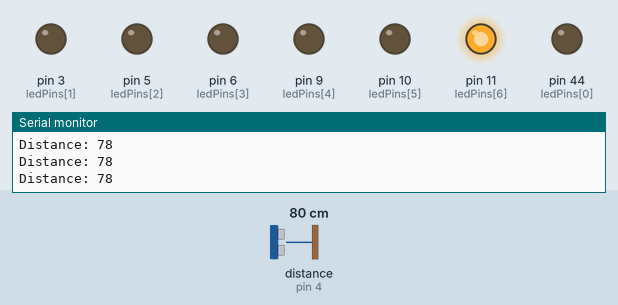
Recording of a sketch running on a simulated Arduino Mega 2560, built with avr-gcc and run on an emulated ATmega2560. Shown: output pins drawn as LEDs (lit = HIGH), the last lines printed to the serial monitor. Wiring (inferred from the names in the program): ultrasonic range finder: trigger pin 2; echo pin 4. Dashed ring = blinking. The test bench sets the inputs (shaded band); at power-on: distance to the obstacle (sensor on pin 4) 80 cm. The echo pulse lasts 58.3 µs per cm; pins used as bus, display or sensor lines are not drawn.

Above: at 1.2 s.
1.3 s: distance to the obstacle (sensor on pin 4) set to 9 cm
At 1.48 s:
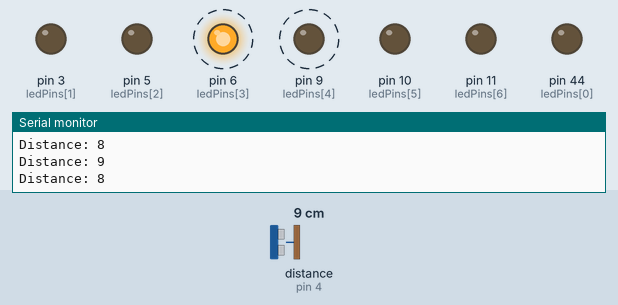
4.3 s: distance to the obstacle (sensor on pin 4) set to 2 cm
At 5.3 s:
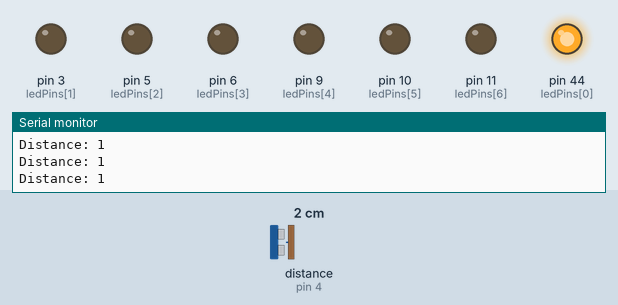
5.8 s: distance to the obstacle (sensor on pin 4) set to 6 cm
At 6.4 s:
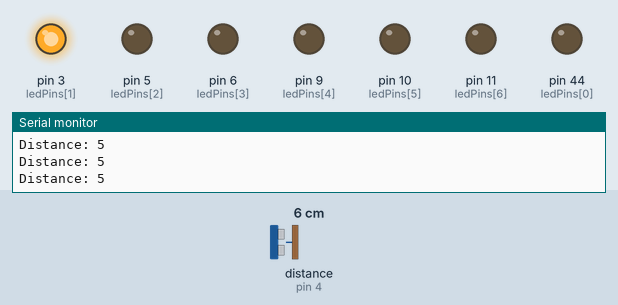
7.3 s: distance to the obstacle (sensor on pin 4) set to 4 cm
At 7.6 s:
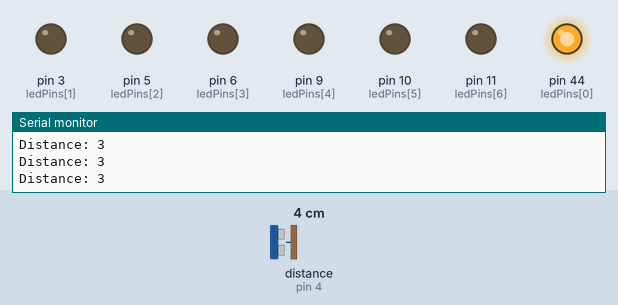
Timing chart, 0 to 10.3 s (numbered marks = the images above; inputs shaded):
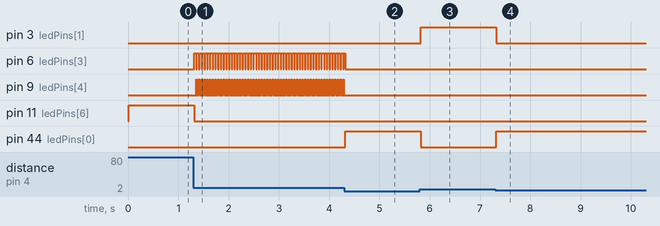

Measured:
- the behaviour switches between 4 and 5 cm on distance to the obstacle (sensor on pin 4) (found by bisection; images 2 and 3)
- after the input at 1.3 s, pin 6 (ledPins[3]): alternates HIGH for 0.04 s and LOW for 0.01 s, starting at once; pin 9 (ledPins[4]): alternates HIGH for 0.01 s and LOW for 0.04 s, starting after 0.06 s; pin 11 (ledPins[6]): HIGH → LOW at once
- after the input at 4.3 s, pin 6 (ledPins[3]): goes on until 4.3 s, then stays LOW; pin 9 (ledPins[4]): stops changing and stays LOW; pin 44 (ledPins[0]): LOW → HIGH at once
- after the input at 5.8 s, pin 3 (ledPins[1]): LOW → HIGH at once; pin 44 (ledPins[0]): HIGH → LOW at once
- after the input at 7.3 s, pin 3 (ledPins[1]): HIGH → LOW at once; pin 44 (ledPins[0]): LOW → HIGH at once

The sketch:

ancestorworship.ino
```cpp
const int ledPins[] = {44, 3, 5, 6, 9, 10, 11}; // LEDs from closest to farthest
const int numLeds = sizeof(ledPins) / sizeof(ledPins[0]); // Number of LEDs

// Define the ultrasonic sensor pins
const int trigPin = 2;  // Pin used to trigger the distance measurement
const int echoPin = 4;  // Pin used to receive the echo signal

unsigned long previousMillis = 0; // Stores last time the ultrasonic was triggered
const long interval = 10;         // Interval at which to trigger the ultrasonic sensor (milliseconds)
int lastLedIndex = -1;            // Stores the last LED index that was lit

void setup() {
  Serial.begin(9600);
  pinMode(trigPin, OUTPUT);
  pinMode(echoPin, INPUT);
  // Initialize all LED pins as outputs
  for (int i = 0; i < numLeds; i++) {
    pinMode(ledPins[i], OUTPUT);
    analogWrite(ledPins[i], 0); // Initialize all LEDs to off using PWM
  }
}

void loop() {
  unsigned long currentMillis = millis();

  if (currentMillis - previousMillis >= interval) {
    previousMillis = currentMillis;
    int distance = measureDistance();
    controlLEDs(distance);
  }
}

int measureDistance() {
  digitalWrite(trigPin, LOW);
  delayMicroseconds(2);
  digitalWrite(trigPin, HIGH);
  delayMicroseconds(10);
  digitalWrite(trigPin, LOW);

  long duration = pulseIn(echoPin, HIGH);
  int distance = duration * 0.034 / 2; // Convert time to distance
  Serial.print("Distance: ");
  Serial.println(distance);
  return distance;
}

void controlLEDs(int distance) {
  // Calculate the new LED index based on the distance
  int newLedIndex;
  if (distance < 2) {
    newLedIndex = 0; // Closest LED
  } else if (distance > 12) {
    newLedIndex = numLeds - 1; // Furthest LED
  } else {
    newLedIndex = (distance - 2) * (numLeds - 1) / 10;
  }

  // Only update if there is a change in the LED to light up
  if (newLedIndex != lastLedIndex) {
    if (lastLedIndex != -1) {
      analogWrite(ledPins[lastLedIndex], 0); // Turn off the last LED using PWM
    }
    analogWrite(ledPins[newLedIndex], 255); // Light up the new LED at full brightness using PWM
    lastLedIndex = newLedIndex;
  }
}
```
